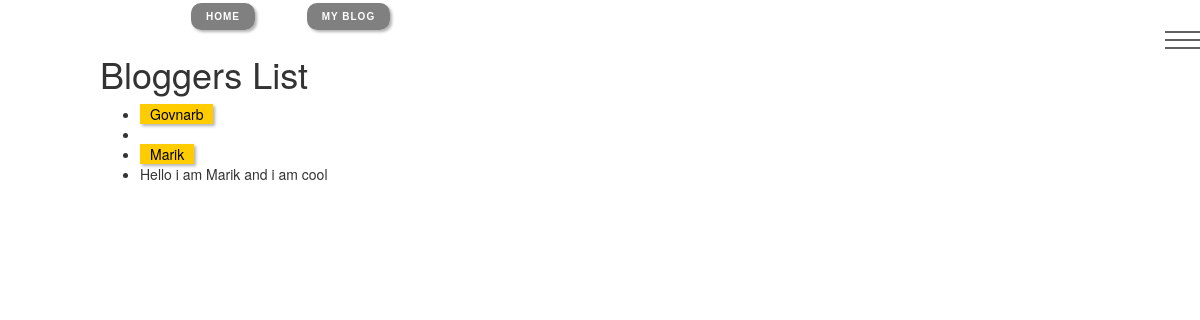
The page /blog/bloggers/ on the database as committed earlier.
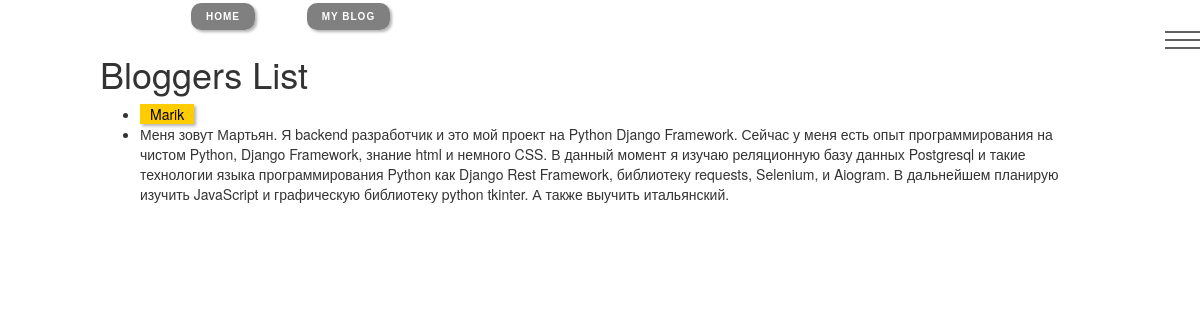
The same page on the database as committed later.
### blog/models.py (models this page shows)
class Blogger(models.Model):
    nickname = models.CharField(max_length=200)
    email = models.EmailField(unique= True)
    date_of_birth = models.DateField(null= True, blank= True)
    about_blogger = models.TextField(max_length= 3000, help_text= 'information about bloger')
    class Meta:
        ordering=['nickname']
    def __str__(self):
        return self.nickname
    def get_absolute_url(self):
        return reverse('blogger-detail', args=[str(self.id)])

### blog/views.py (the view)
class BloggerListView(generic.ListView):
    model= Blogger
    paginate_by=10

### blog/templates/blog/blogger_list.html
{% extends "base_generic.html" %}
{% block content %}
    <h1>Bloggers List</h1>
    {% if blogger_list %}
    <ul>
      {% for blogger in blogger_list %}
      <li><a href="{{ blogger.get_absolute_url}}">{{blogger}}</a></li>
      <li>{{ blogger.about_blogger }}</li>
      {% endfor %}
    </ul>
    {% else %}
      <p>There are no bloggers in list</p>
    {% endif %}
{% endblock %}

Rows that differ between the two databases and show on the page:
removed Blogger: nickname "Govnarb"
changed Blogger "Marik": about_blogger "Hello i am Marik and i am cool" → "Меня зовут Мартьян. Я backend разработчик и это мой проект на Python Django Framework. Сейчас у меня есть опыт программирования на чистом Python, Django Framework, знание html и немного CSS. В данный момент я изучаю реляционную базу данных Postgresql и такие технологии языка программирования Python как Django Rest Framework, библиотеку requests, Selenium, и Aiogram. В дальнейшем планирую изучить JavaScript и графическую библиотеку python tkinter. А также выучить итальянский."
